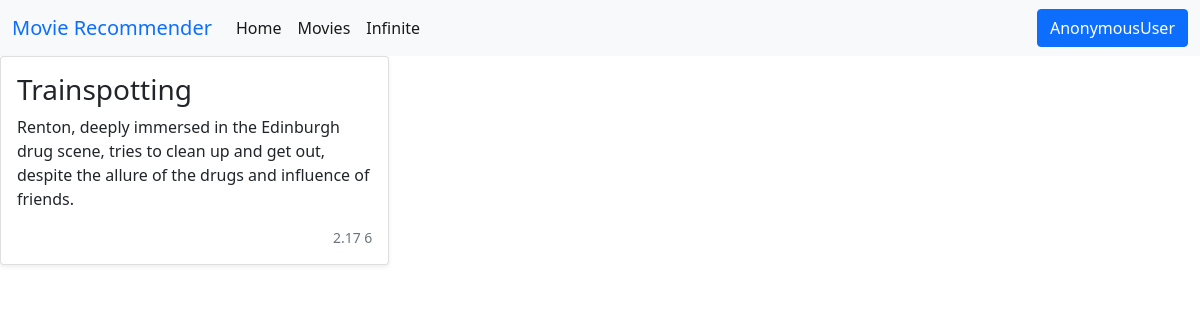
/movie/627/, run on the app's committed database.
### movies/models.py (models this page shows, shortened)
class Movie(models.Model):
    title = models.CharField(max_length=100)
    overview = models.TextField()
    release_date = models.DateField(auto_now=False, auto_now_add=False, blank=True, null=True)
    timestamp = models.DateTimeField(auto_now_add=True)
    rating = GenericRelation(Rating)
    rating_last_updated = models.DateField(auto_now=False, auto_now_add=False, blank=True, null=True)
    rating_avg = models.DecimalField(blank=True, null=True, max_digits=5, decimal_places=2)
    rating_count = models.IntegerField(blank=True, null=True)
    objects = MovieManager()
    def get_absolute_url(self):
        return reverse("movies:movie_detail", kwargs={"pk": self.pk})

### movies/views.py (the view)
class MovieDetailView(generic.DetailView):
    template_name = "movies/movie_detail.html"
    queryset = Movie.objects.all()
    def get_context_data(self, *args, **kwargs):
        context = super().get_context_data(*args, **kwargs)
        request = self.request
        user = request.user
        if user.is_authenticated:
            object = context["object"]
            object_ids = [object.id]
            my_ratings = user.rating_set.movies().as_object_dict(object_ids=object_ids)
            context["my_ratings"] = my_ratings
        return context

### ratings/context_processors.py (called while the page is built)
def ratings_choice(request):
    return {"ratings_choice": RatingChoice.values}

### templates/movies/movie_detail.html (shortened to what this page needs)
{% extends 'base.html' %}
{% block body %}
<div class="row row-cols-1 row-cols-sm-2 row-cols-md-3 g-3">
    <div class="col">
        <div class="card shadow-sm">
            <div class="card-body">
                <h3>{{ object.title }}</h3>
                <p class="card-text">{{ object.overview }}</p>
                <div class="d-flex justify-content-between align-items-center">
                    {% if object.rating_avg is not None %}
                    <small class="text-muted">{{ object.rating_avg }} {{ object.rating_count }}</small>
                    {% endif %}
                </div>
            </div>
        </div>
    </div>
</div>
{% endblock body %}

### data on the page
Movie: title "Trainspotting", overview "Renton, deeply immersed in the Edinburgh drug scene, tries to clean up and get out, despite the allure of the drugs and influence of friends.", rating_avg "2.17", rating_count "6"
